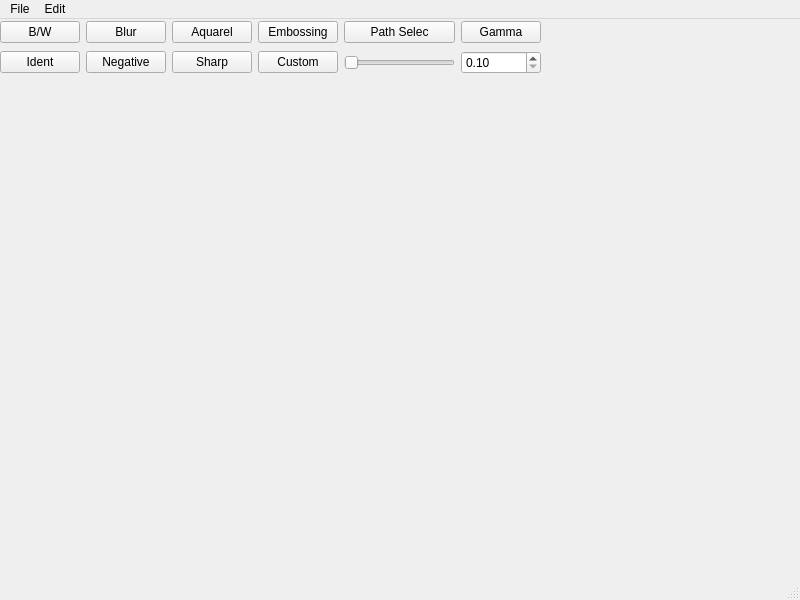
<?xml version="1.0" encoding="UTF-8"?>
<ui version="4.0">
 <class>MainWindow</class>
 <widget class="QMainWindow" name="MainWindow">
  <property name="geometry">
   <rect>
    <x>0</x>
    <y>0</y>
    <width>800</width>
    <height>600</height>
   </rect>
  </property>
  <property name="windowTitle">
   <string>MainWindow</string>
  </property>
  <widget class="QWidget" name="centralwidget">
   <widget class="QWidget" name="gridLayoutWidget">
    <property name="geometry">
     <rect>
      <x>0</x>
      <y>0</y>
      <width>541</width>
      <height>57</height>
     </rect>
    </property>
    <layout class="QGridLayout" name="gridLayout">
     <item row="0" column="0">
      <widget class="QPushButton" name="blackWhite">
       <property name="text">
        <string>B/W</string>
       </property>
      </widget>
     </item>
     <item row="0" column="5">
      <widget class="QPushButton" name="emboss">
       <property name="text">
        <string>Embossing</string>
       </property>
      </widget>
     </item>
     <item row="0" column="6">
      <widget class="QPushButton" name="pthSelection">
       <property name="text">
        <string>Path Selec</string>
       </property>
      </widget>
     </item>
     <item row="1" column="6">
      <widget class="QSlider" name="sliderPSelect">
       <property name="maximum">
        <number>255</number>
       </property>
       <property name="orientation">
        <enum>Qt::Horizontal</enum>
       </property>
      </widget>
     </item>
     <item row="0" column="7">
      <widget class="QPushButton" name="gamma">
       <property name="text">
        <string>Gamma</string>
       </property>
      </widget>
     </item>
     <item row="1" column="7">
      <widget class="QDoubleSpinBox" name="doubleSpinBox">
       <property name="minimum">
        <double>0.100000000000000</double>
       </property>
       <property name="maximum">
        <double>10.000000000000000</double>
       </property>
       <property name="singleStep">
        <double>0.100000000000000</double>
       </property>
      </widget>
     </item>
     <item row="1" column="0">
      <widget class="QPushButton" name="ident">
       <property name="text">
        <string>Ident</string>
       </property>
      </widget>
     </item>
     <item row="1" column="2">
      <widget class="QPushButton" name="negative">
       <property name="text">
        <string>Negative</string>
       </property>
      </widget>
     </item>
     <item row="1" column="3">
      <widget class="QPushButton" name="sharp">
       <property name="text">
        <string>Sharp</string>
       </property>
      </widget>
     </item>
     <item row="0" column="2">
      <widget class="QPushButton" name="blur">
       <property name="text">
        <string>Blur</string>
       </property>
      </widget>
     </item>
     <item row="0" column="3">
      <widget class="QPushButton" name="aquarel">
       <property name="text">
        <string>Aquarel</string>
       </property>
      </widget>
     </item>
     <item row="1" column="5">
      <widget class="QPushButton" name="custom">
       <property name="text">
        <string>Custom</string>
       </property>
      </widget>
     </item>
    </layout>
   </widget>
  </widget>
  <widget class="QMenuBar" name="menubar">
   <property name="geometry">
    <rect>
     <x>0</x>
     <y>0</y>
     <width>800</width>
     <height>22</height>
    </rect>
   </property>
   <widget class="QMenu" name="menuFile">
    <property name="title">
     <string>File</string>
    </property>
    <addaction name="actionOpen"/>
    <addaction name="actionSave"/>
   </widget>
   <widget class="QMenu" name="menuEdit">
    <property name="title">
     <string>Edit</string>
    </property>
    <addaction name="actionMove_dst_to_src"/>
    <addaction name="actionCopy_src_to_dst"/>
   </widget>
   <addaction name="menuFile"/>
   <addaction name="menuEdit"/>
  </widget>
  <widget class="QStatusBar" name="statusbar"/>
  <action name="actionOpen">
   <property name="text">
    <string>Open</string>
   </property>
  </action>
  <action name="actionSave">
   <property name="text">
    <string>Save</string>
   </property>
  </action>
  <action name="actionMove_dst_to_src">
   <property name="text">
    <string>Copy dst to src</string>
   </property>
  </action>
  <action name="actionCopy_src_to_dst">
   <property name="text">
    <string>Copy src to dst</string>
   </property>
  </action>
 </widget>
 <resources/>
 <connections/>
</ui>
